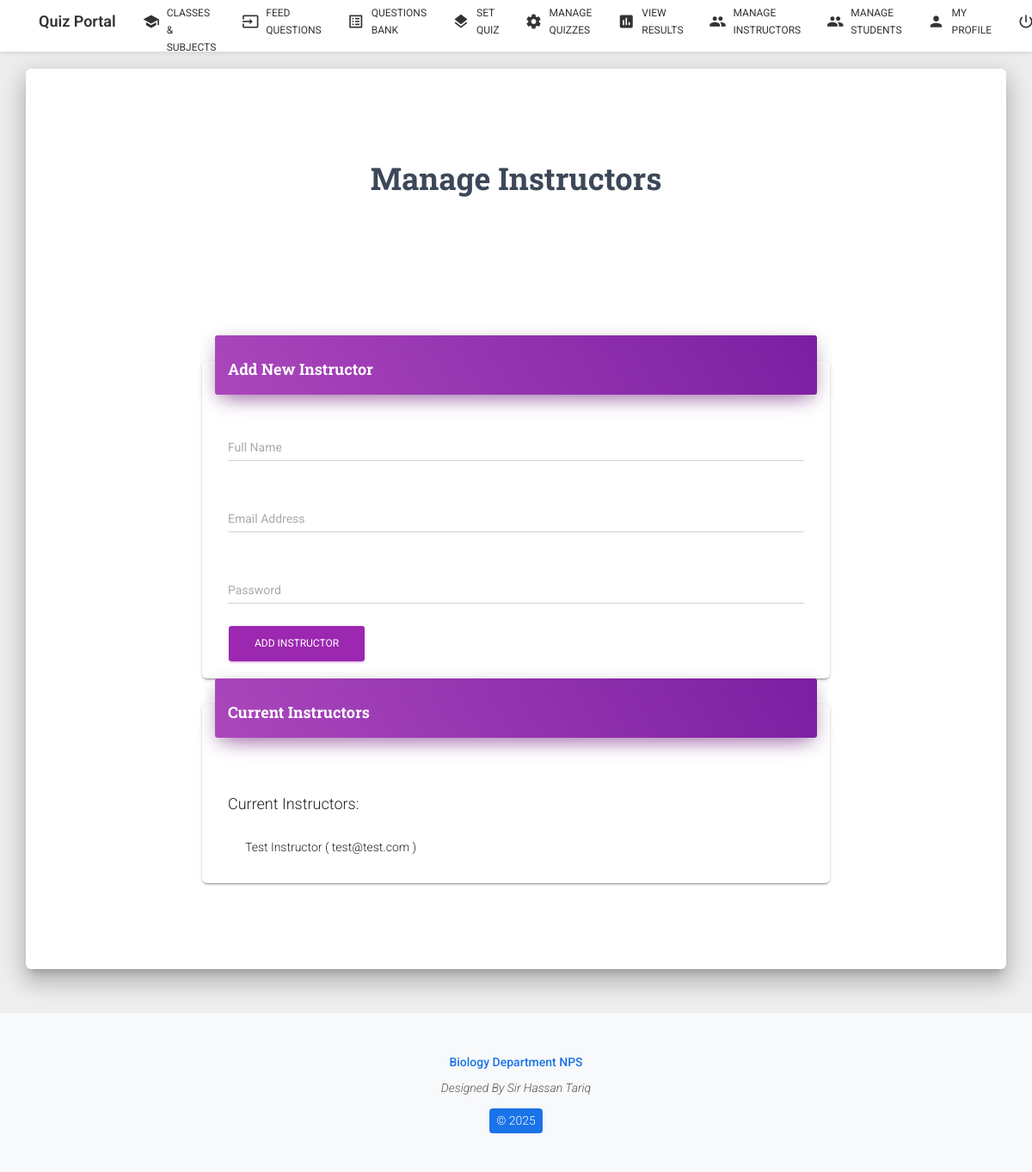
The app's page /code/manage_instructors.php (signed in), older data.
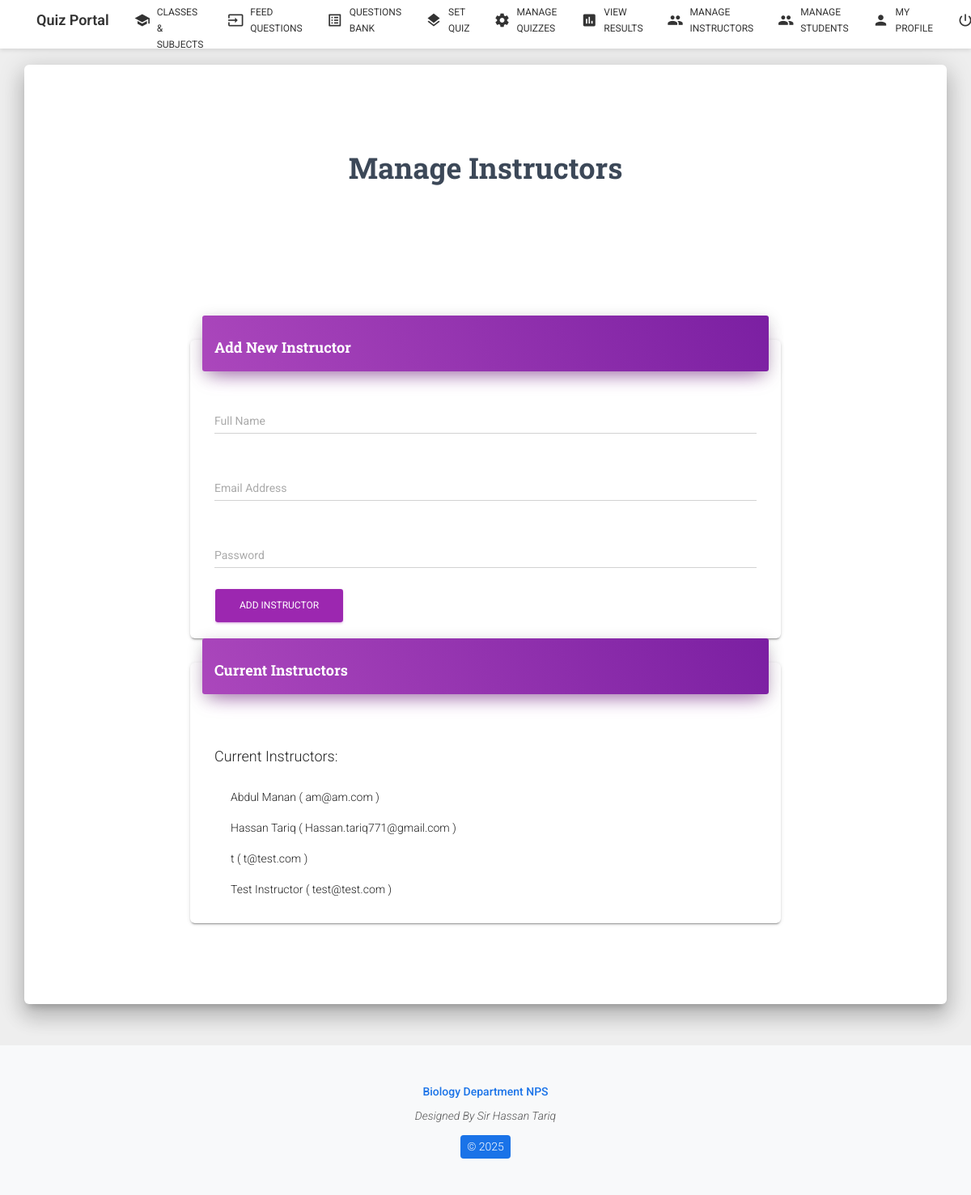
The same page, newer data.
### tables this page shows
CREATE TABLE `instructorinfo` (
  `name` varchar(30) NOT NULL,
  `email` varchar(50) NOT NULL,
  `password` varchar(20) NOT NULL
);

### code/manage_instructors.php (the view, shortened to what the changed rows need)
<?php
include "database.php";
$list_instructors_html = "";
$fetch_instructors_sql = "SELECT name, email FROM instructorinfo ORDER BY name ASC";
$instructors_result = $conn->query($fetch_instructors_sql);
if ($instructors_result && $instructors_result->num_rows > 0) {
    $list_instructors_html .= "<h4 class='mt-5'>Current Instructors:</h4><ul class='list-group'>";
    while ($instructor_row = $instructors_result->fetch_assoc()) {
        $list_instructors_html .= "<li class='list-group-item'>" . htmlspecialchars($instructor_row['name']) . " ( " . htmlspecialchars($instructor_row['email']) . " )</li>";
    }
    $list_instructors_html .= "</ul>";
} else {
    $list_instructors_html = "<p class='mt-4'>No instructors found.</p>";
}
?>
<!DOCTYPE html>
<html lang="en">
<head>
    <link rel="stylesheet" href="https://cdnjs.cloudflare.com/ajax/libs/font-awesome/6.4.0/css/all.min.css">
    <link href="./assets/css/material-kit.css?v=2.0.4" rel="stylesheet" />
</head>
<body class="landing-page sidebar-collapse">
    <div class="wrapper">
        <div class="main main-raised">
            <div class="container">
                <div class="section text-center">
                    <h2 class="title">Manage Instructors</h2>
                </div>
                <div class="section">
                    <div class="row">
                        <div class="col-md-8 ml-auto mr-auto">
                            <div class="card">
                                <div class="card-body">
                                    <?php echo $list_instructors_html; ?>
                                </div>
                            </div>
                        </div>
                    </div>
                </div>
            </div>
        </div>
    </div>
</body>
</html>

Row changes from the older to the newer data that the page shows:
added instructorinfo: name "Abdul Manan", email "am@am.com"
added instructorinfo: name "Hassan Tariq", email "Hassan.tariq771@gmail.com"
added instructorinfo: name "t", email "t@test.com"
